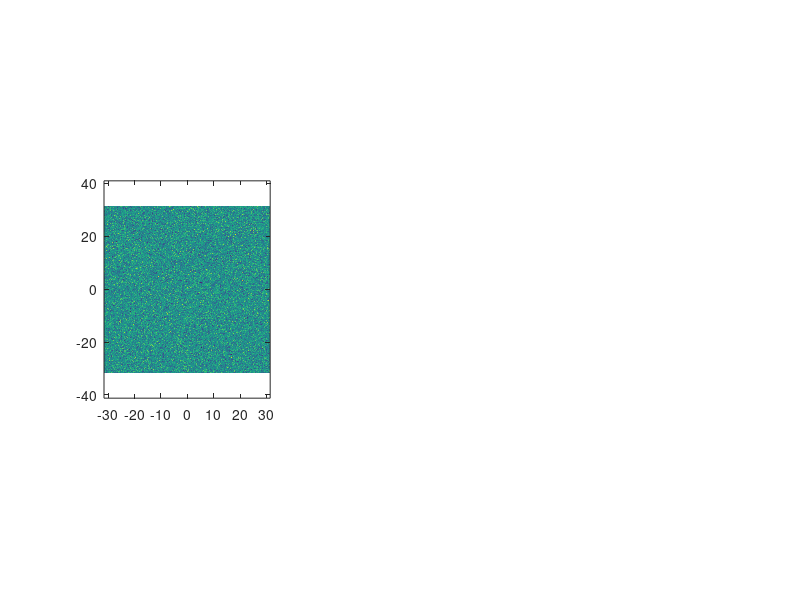

Write MATLAB code to recreate this figure. (Note: this script raises an error after producing the figure.)
clc; clear; close all;

%% Parameters

epsilon = 0.2; % used for scaling mu
blowup_time = epsilon^(-2/3);

t0 = 0.0;
T  = 5.0;

scale=20;
Lx = scale*pi;
Ly = scale*pi;

Nx = 2^8;
Ny = 2^8;

dx = Lx/Nx;
dy = Ly/Ny;

movie_dt = 0.05;

%% functions
function mu_val = mu(t)
    mu_val = t*epsilon;
end

function power_spec = power_spec(t, Laplacian_k, u_hat)
    ksq = -Laplacian_k;
    power_spec = abs(u_hat).^2 .* exp( t^2*ksq/tau - 2*t*ksq.^2 );
end

function n = domainwall_density_theory(t, Laplacian_k, u_hat)
    P = power_spec(t, Laplacian_k, u_hat);
    ksq = -Laplacian_k;
    num = sum(ksq.*P,'all');
    den = sum(P,'all');

    n = (pi/2)*sqrt(num/den);
end


%% Initial condition

% random
sigma = 0.01;
u0 = sigma*randn(Nx,Ny);
u_hat = fft2(u0);

% gaussian
% u0 = exp(-(X.^2 + Y.^2)/sigma);
% u_hat = fft2(u0);

%% discretization
% spatial discretization
x = (-Nx/2:Nx/2-1)*dx;
y = (-Ny/2:Ny/2-1)*dy;

[X,Y] = ndgrid(x,y);

% time discretization
dt = 0.1 * min(dx,dy)^2;
t = t0:dt:T;

%% Fourier wavenumbers

kx = 2*pi * [0:Nx/2-1 -Nx/2:-1] / Lx;
ky = 2*pi * [0:Ny/2-1 -Ny/2:-1] / Ly;

[KX,KY] = ndgrid(kx,ky);

Laplacian_k = -(KX.^2 + KY.^2);

%% 2/3 dealiasing mask

kx_max = max(abs(kx));
ky_max = max(abs(ky));

dealias_mask = (abs(KX) <= (2/3)*kx_max) & (abs(KY) <= (2/3)*ky_max);

%% Plot setup
figure('Position',[100 100 1800 600])
%% first plot: solution
subplot(1,3,1)

u_phys = real(ifft2(u_hat));

im = imagesc(x,y,u_phys');
axis equal tight
set(gca,'YDir','normal')

colormap(seismic_colormap())
caxis([-1.2 1.2])
colorbar

title(sprintf('t = %.3f',t(1)))
xticks([-scale*pi 0 scale*pi])
xticklabels({['-' num2str(scale,'%.0f')] ,'0', [num2str(scale,'%.0f') '\pi']})
yticks([-scale*pi 0 scale*pi])
yticklabels({['-' num2str(scale,'%.0f')] ,'0', [num2str(scale,'%.0f') '\pi']})

%% second plot: L2 norm
subplot(1,3,2)

t_hist = t(1);
l2_hist = l2_norm_periodic(u_hat,Lx,Ly);

hline = plot(t_hist,l2_hist,'LineWidth',2);

xlabel('t')
ylabel('||u||_{L^2}')
grid on

%% third plot: domain wall density
subplot(1,3,3)

BW = u_phys > 0;
perim = bwperim(BW,8);
Lwall = sum(perim(:))*dx;
comput_density = Lwall/(Lx*Ly);

theory_density = domainwall_density_theory(t0, Laplacian_k, u_hat);

theory_density_line = plot(t_hist, theory_density, 'LineWidth',2, 'DisplayName', 'theoretical');
hold on;
comput_density_line = plot(t_hist, comput_density, 'LineWidth',2, 'DisplayName', '# minima');

xlabel('t')
ylabel('density')
legend show

grid on

drawnow

%% GIF setup
save_gif = true;
gif_filename = ['cahn_hilliard_2D_mu(1)=' num2str(mu(1),'%.2f') '.gif'];

frame_count = 1;

next_movie_time = t0;

%% Time loop
for n = 1:length(t)-1
    L_operator = -Laplacian_k.^2 - mu(t(n))*Laplacian_k;

    u_phys = real(ifft2(u_hat));
    u3_hat = fft2(u_phys.^3);
    N_hat = Laplacian_k .* dealias_mask .* u3_hat;

    % explicit nonlinear, semi-explicit linear
    u_hat = ((1 + 0.5*dt*L_operator).*u_hat + dt*N_hat) ...
            ./ (1 - 0.5*dt*L_operator);
    u_hat = dealias_mask .* u_hat;

    t_hist(end+1) = t(n+1);
    l2_hist(end+1) = l2_norm_periodic(u_hat,Lx,Ly);
    
    % get domain wall density
    BW = u_phys > 0;
    perim = bwperim(BW,8);
    Lwall = sum(perim(:))*dx;
    comput_density(end+1) = Lwall/(Lx*Ly);

    theory_density(end+1) = domainwall_density_theory(t(n+1), Laplacian_k, u_hat);

    if (t(n+1) >= next_movie_time) || (n+1 == length(t))

        next_movie_time = next_movie_time + movie_dt;
        u_phys = real(ifft2(u_hat));

        set(im,'CData',u_phys')
        subplot(1,3,1)

        subplot(1,3,2)
        set(hline,'XData',t_hist,'YData',l2_hist)
        axis tight
        
        subplot(1,3,3)
        blowup_mask = t_hist >= blowup_time;
        
        set(theory_density_line,'XData',t_hist(blowup_mask),'YData',theory_density(blowup_mask))
        set(comput_density_line,'XData',t_hist(blowup_mask),'YData',comput_density(blowup_mask))
        
        xlabel('t')
        axis tight

        drawnow

        if save_gif
            frame = getframe(gcf);
            img = frame2im(frame);

            [A,map] = rgb2ind(img,256);
            if frame_count == 1
                imwrite(A,map,gif_filename,'gif','LoopCount',Inf,'DelayTime',0.05);
            else
                imwrite(A,map,gif_filename,'gif','WriteMode','append','DelayTime',0.05);
            end

            frame_count = frame_count + 1;

        end
    end
end
disp(['GIF saved to: ', gif_filename])


%% L2 norm
function val = l2_norm_periodic_1D(u_hat,Lx)
    Nx = length(u_hat);
    val = sqrt(Lx)* sqrt(sum(abs(u_hat).^2))/Nx;
end


%% Seismic colormap    
function cmap = seismic_colormap()

    n = 256;
    
    r = [(0:n/2-1)/(n/2), ones(1,n/2)];
    g = [(0:n/2-1)/(n/2), (n/2-1:-1:0)/(n/2)];
    b = [ones(1,n/2), (n/2-1:-1:0)/(n/2)];
    
    cmap = [r(:),g(:),b(:)];

end
